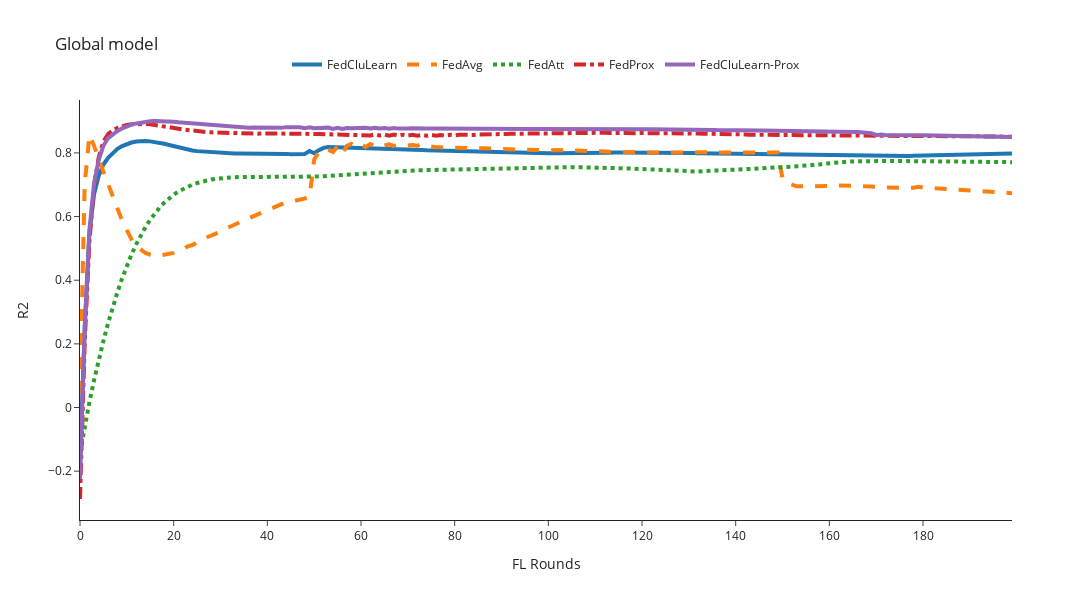

Notebook cell for this chart:
### Code cell
mse_column = 'r2'
global_filenames = [global_FedCluLearn, global_FedAvg, global_FedAtt, global_FedProx, global_FedCluLearn_Prox]
n_rounds, y = preprocessing_results(filenames=global_filenames, mse_column=mse_column)
plot_plotly(n_rounds, y, title=f'Global model', y_axis_title=f'{mse_column.upper()}', y_axis_max=1)

### Figure 1 — Plotly figure (JSON) as saved in the notebook; plotly's stock layout.template omitted (floating-point values rounded to 4 significant figures; data arrays with more than 128 entries replaced by an {"elided": "..."} marker saying what was removed)
{"data": [{"line": {"dash": "solid", "width": 4}, "mode": "lines", "name": "FedCluLearn", "type": "scatter", "x": {"elided": "201 int values"}, "y": {"elided": "200 float values"}}, {"line": {"dash": "dash", "width": 4}, "mode": "lines", "name": "FedAvg", "type": "scatter", "x": {"elided": "201 int values"}, "y": {"elided": "200 float values"}}, {"line": {"dash": "dot", "width": 4}, "mode": "lines", "name": "FedAtt", "type": "scatter", "x": {"elided": "201 int values"}, "y": {"elided": "200 float values"}}, {"line": {"dash": "dashdot", "width": 4}, "mode": "lines", "name": "FedProx", "type": "scatter", "x": {"elided": "201 int values"}, "y": {"elided": "200 float values"}}, {"line": {"dash": "solid", "width": 4}, "mode": "lines", "name": "FedCluLearn-Prox", "type": "scatter", "x": {"elided": "201 int values"}, "y": {"elided": "200 float values"}}], "layout": {"height": 600, "legend": {"orientation": "h", "x": 0.5, "xanchor": "center", "y": 1.05, "yanchor": "bottom"}, "title": {"text": "Global model"}, "width": 1200, "xaxis": {"title": {"text": "FL Rounds"}}, "yaxis": {"title": {"text": "R2"}}}}
